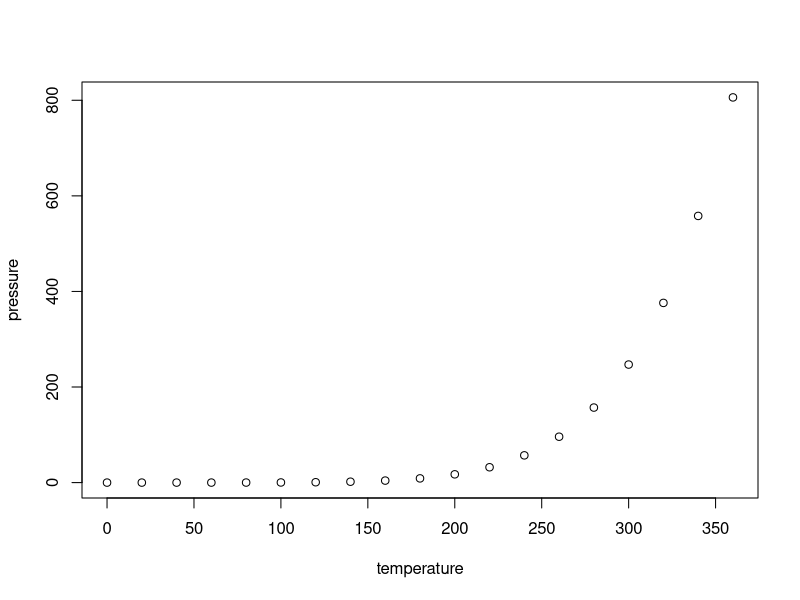
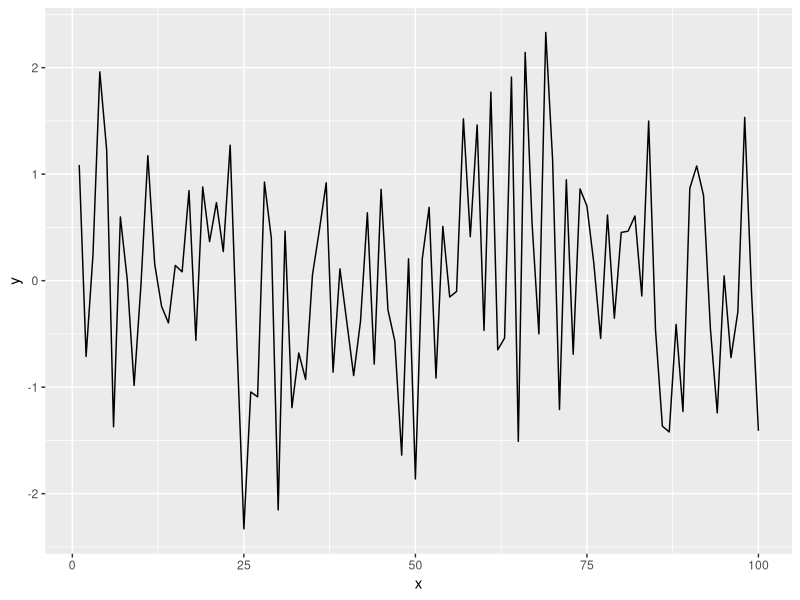

R code for these plots, in order:
## ---- chunk 1
knitr::opts_chunk$set(echo = TRUE, fig.align = "center")
## ---- chunk 2
summary(cars)
## ---- chunk 3
plot(pressure)
## ---- chunk 4
library(tidyverse)
## ---- chunk 5
x = seq(1:100)

y = rnorm(100)

dat = data.frame(x,y)

dat

ggplot(dat, aes(x=x, y=y)) + geom_line()

